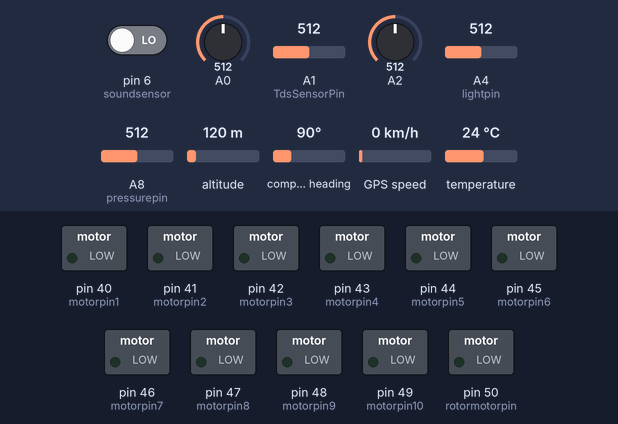
This sketch was run on a simulated Arduino Mega 2560, built with avr-gcc and run on an emulated ATmega2560. Shown: switched loads named in the sketch (green lamp = pin HIGH). Inputs (shaded band) come from the test bench; at power-on: temperature 24 °C, A0 = 512, pin 6 (soundsensor) LOW, A1 (TdsSensorPin) = 512, A2 = 512, A4 (lightpin) = 512, A8 (pressurepin) = 512, altitude 120 m, compass heading 90°, GPS speed 0 km/h. Storage starts empty; the GPS gets a fix after 3 s at 37.7749, -122.4194 with 8 satellites.

Above: at 21.9 s.
22.0 s: temperature set to 14.7 °C
27.5 s: temperature set to 13.3 °C
At 33.4 s:
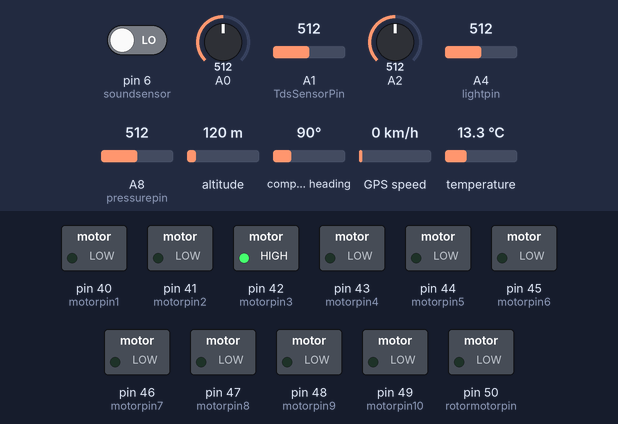
At 48.5 s:
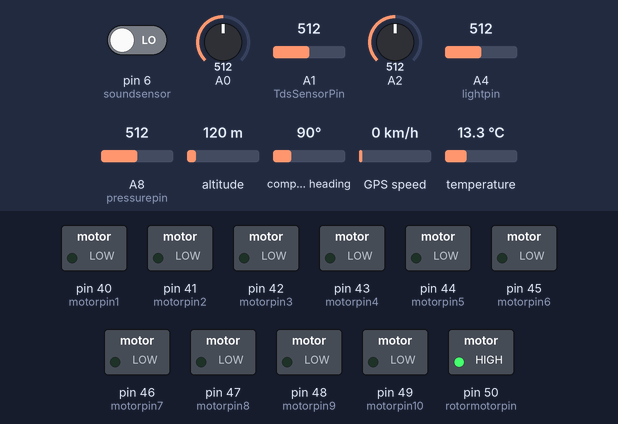
48.8 s: A0 set to 534
53.8 s: A0 set to 559
At 60.0 s:
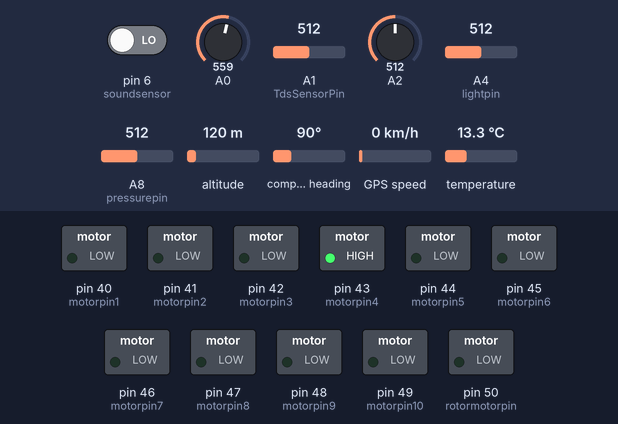
Timing chart, 0 to 77.6 s (numbered marks = the images above; inputs shaded):
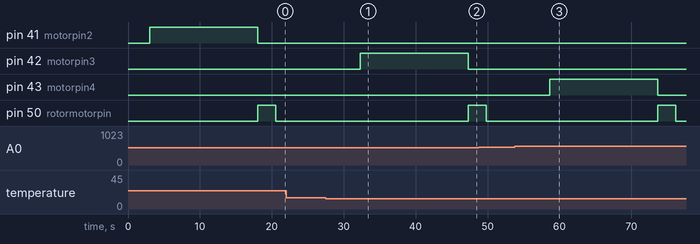

Measured:
- the behaviour switches between 14 and 13.9 °C on temperature (found by bisection; images 0 and 1)
- the behaviour switches between 547 and 548 on A0 (found by bisection; images 2 and 3)
- after the input at 22.0 s, every drawn part: stays the same
- after the input at 27.5 s, pin 42 (motorpin3): LOW → HIGH after 4.8 s, → LOW 15.0 s later; pin 50 (rotormotorpin): LOW → HIGH after 19.8 s
- after the input at 53.8 s, pin 43 (motorpin4): LOW → HIGH after 4.8 s, → LOW 15.0 s later; pin 50 (rotormotorpin): LOW → HIGH after 19.8 s, → LOW 2.5 s later

The sketch:

CombinedCode.ino
```cpp
#include <EEPROM.h>
#include <Arduino.h>
#include <Wire.h>
#include "GravityTDS.h"
#include <OneWire.h>
#include <DallasTemperature.h>
#include <SD.h>
#include <SPI.h>
#include <Adafruit_GPS.h>
#include <SoftwareSerial.h>

#define ONE_WIRE_BUS 2
#define TdsSensorPin A1
GravityTDS gravityTds;

float significantchangeid;

unsigned char data[4]={};
char g;

float tempC;
float temperature = tempC,tdsValue = 0;
float Ec;
float calibration_value = 21.34;
int phval = 0;
unsigned long int avgval;
int buffer_arr[10],temp;

int pressurepin = A8;
int soundsensor = 6;

bool significantchange = false;

const float temp_threshold = 10;
const float tds_threshold = 50;
const float ph_threshold = 1;
const float turbidity_threshold = 50;

float prevTemp = 0;
float prevTds = 0;
float prevPh = 0;
float prevTurbidity = 0;

float distance;
float tempchange = 0;
float tdschange = 0;
float phchange = 0;
float turbiditychange = 0;

const int motorpin1 = 40;
const int motorpin2 = 41;
const int motorpin3 = 42;
const int motorpin4 = 43;
const int motorpin5 = 44;
const int motorpin6 = 45;
const int motorpin7 = 46;
const int motorpin8 = 47;
const int motorpin9 = 48;
const int motorpin10 = 49;
const int rotormotorpin = 50;

const int lightpin = A4;

char logreason;

int chipSelect= 53;
File mySensorData;

SoftwareSerial mySerial2(11,10); // RX, TX
SoftwareSerial mySerial(3, 2);
Adafruit_GPS GPS(&mySerial);

OneWire oneWire(ONE_WIRE_BUS);

DallasTemperature sensors(&oneWire);

void setup() {
  gravityTds.setPin(TdsSensorPin);
  gravityTds.setAref(5.0);
  gravityTds.setAdcRange(1024);
  gravityTds.begin();
  pinMode(10,OUTPUT);
  SD.begin(chipSelect);
  pinMode(soundsensor, INPUT);
  sensors.begin();
  pinMode(motorpin1, OUTPUT);
  pinMode(motorpin2, OUTPUT);
  pinMode(motorpin3, OUTPUT);
  pinMode(motorpin4, OUTPUT);
  pinMode(motorpin5, OUTPUT);
  pinMode(motorpin6, OUTPUT);
  pinMode(motorpin7, OUTPUT);
  pinMode(motorpin8, OUTPUT);
  pinMode(motorpin9, OUTPUT);
  pinMode(motorpin10, OUTPUT);
  pinMode(rotormotorpin, OUTPUT);
  significantchangeid = 1;
  GPS.sendCommand(PMTK_SET_NMEA_OUTPUT_RMCGGA);
  GPS.sendCommand(PMTK_SET_NMEA_UPDATE_1HZ);
}

void loop() {
  int light = analogRead(lightpin);
  int pressuresensorValue = analogRead(pressurepin);
  float voltage = pressuresensorValue * (5.0 / 1023.0);
  float baselinevoltage = 0;
  float pressure = (voltage - baselinevoltage) * (100/ 4.5 - baselinevoltage);
  for(int a=0;a<4;a++){
       data[a]=mySerial2.read();
  }
  while(mySerial2.read()==0xff);
    mySerial2.flush();
    if(data[0]==0xff){
      int sum;
      sum=(data[0]+data[1]+data[2])&0x00FF;
      if(sum==data[3]){
        distance=(data[1]<<8)+data[2];
        distance=distance / 10;
      }
    }
  mySensorData = SD.open("test.txt",FILE_WRITE);
  gravityTds.setTemperature(temperature);
  gravityTds.update();
  tdsValue = gravityTds.getTdsValue();
  Ec = (tdsValue * 2)/ 1000;
  for(int b=0;b<10;b++){
    buffer_arr[b]=analogRead(A0);
  }
  for(int c=0;c<9;c++){
    for(int d=d+1;d<10;d++){
      if(buffer_arr[c]>buffer_arr[d]){
      temp=buffer_arr[c];
      buffer_arr[c]=buffer_arr[d];
      buffer_arr[d]=temp;
      }
    }
  }
  avgval=0;
  for(int e=2;e<8;e++){
    avgval+=buffer_arr[e];
  }
  float volt=(float)avgval*5.0/1024/6;
  float ph_act = -5.70 * volt + calibration_value;
  sensors.requestTemperatures();
  float tempC = sensors.getTempCByIndex(0);
  float tempF = sensors.getTempFByIndex(0);
  int sensorValue = analogRead(A2);
  int turbidity =map(sensorValue,0,700,100,0);
  int data = digitalRead(soundsensor);
  if(mySensorData){
    mySensorData.println("1");
    mySensorData.print(tdsValue,0);
    mySensorData.println(",");
    mySensorData.print(ph_act);
    mySensorData.println(",");
    mySensorData.print(tempC);
    mySensorData.println(",");
    mySensorData.print(tempF);
    mySensorData.println(",");
    mySensorData.print(turbidity);
    mySensorData.println(",");
    mySensorData.print(Ec);
    mySensorData.print("Distance from riverbed : ");
    mySensorData.print(distance);
    mySensorData.print("cm");
    mySensorData.print("Sound (decibels)");
    mySensorData.print(data);
    mySensorData.print("Pressure : ");
    mySensorData.print(pressure);
    mySensorData.print("Light : ");
    mySensorData.print(light);
    clearGPS();
    while (!GPS.newNMEAreceived()) {
      g = GPS.read();
    }
    GPS.parse(GPS.lastNMEA());
    mySensorData.print("Time: ");
    mySensorData.print(GPS.hour, DEC);
    mySensorData.print(':');
    mySensorData.print(GPS.minute, DEC);
    mySensorData.print(':');
    mySensorData.print(GPS.seconds, DEC);
    mySensorData.print('.');
    mySensorData.println(GPS.milliseconds);
    mySensorData.print("Date: ");
    mySensorData.print(GPS.day, DEC);
    mySensorData.print('/');
    mySensorData.print(GPS.month, DEC);
    mySensorData.print("/20");
    mySensorData.println(GPS.year, DEC);
    mySensorData.print("Fix: ");
    mySensorData.print(GPS.fix);
    mySensorData.print(" quality: ");
    mySensorData.println(GPS.fixquality);
    mySensorData.print("Satellites: ");
    mySensorData.println(GPS.satellites);
    if (GPS.fix) {
      mySensorData.print("Location: ");
      mySensorData.print(GPS.latitude, 4);
      mySensorData.print(GPS.lat);
      mySensorData.print(", ");
      mySensorData.print(GPS.longitude, 4);
      mySensorData.println(GPS.lon);
      mySensorData.print("Google Maps location: ");
      mySensorData.print(GPS.latitudeDegrees, 4);
      mySensorData.print(", ");
      mySensorData.println(GPS.longitudeDegrees, 4);
      mySensorData.print("Speed (knots): ");
      mySensorData.println(GPS.speed);
      mySensorData.print("Heading: ");
      mySensorData.println(GPS.angle);
      mySensorData.print("Altitude: ");
      mySensorData.println(GPS.altitude);
    }
    mySensorData.println("-------------------------------------");

  tempchange = tempC - prevTemp;
  tdschange = tdsValue - prevTds;
  phchange = ph_act - prevPh;
  turbiditychange = turbidity - prevTurbidity;
  if (abs(tempchange) > temp_threshold){
    logreason = "Temperature";
    significantchange = true;
  }
  if (abs(tdschange) > tds_threshold){
    logreason = "TDS";
    significantchange = true;
  }
  if (abs(phchange) > ph_threshold){
    logreason = "PH";
    significantchange = true;
  }
  if (abs(turbiditychange) > turbidity_threshold){
    logreason = "Turbidity";
    significantchange = true;
  }
  if (significantchange){
    for (int f=1; f<11; f++){
      if (significantchangeid == f){
        significantchange = false;
        digitalWrite(motorpin1 + f, HIGH);
        delay(15000);
        mySensorData.println("Significant change, ");
        mySensorData.println("id : -");
        mySensorData.print(significantchangeid);
        mySensorData.print("reason : ");
        mySensorData.print(logreason);
        mySensorData.print("Change : ");
        if (logreason == "Temperature"){
          mySensorData.print(tempchange);
          mySensorData.print("Previous : ");
          mySensorData.print(prevTemp);
          mySensorData.print("New : ");
          mySensorData.print(tempC);
        }
        if (logreason == "TDS"){
          mySensorData.print(tdschange);
          mySensorData.print("Previous : ");
          mySensorData.print(prevTds);
          mySensorData.print("New : ");
          mySensorData.print(tdsValue);
        }
        if (logreason == "PH"){
          mySensorData.print(phchange);
          mySensorData.print("Previous : ");
          mySensorData.print(prevPh);
          mySensorData.print("New : ");
          mySensorData.print(ph_act);
        }
        if (logreason == "Turbidity"){
          mySensorData.print(turbiditychange);
          mySensorData.print("Previous : ");
          mySensorData.print(prevTurbidity);
          mySensorData.print("New : ");
          mySensorData.print(turbidity);
        }
        mySensorData.print("Sample id: ");
        mySensorData.print(significantchangeid);
        digitalWrite(motorpin1 + f, LOW);
        significantchangeid = significantchangeid + 1;
        digitalWrite(rotormotorpin, HIGH);
        delay(2500);
        digitalWrite(rotormotorpin, LOW);
        prevTemp = tempC;
        prevTds = tdsValue;
        prevPh = ph_act;
        prevTurbidity = turbidity;
        break;
      }
    }
    if (significantchangeid == 11){
      significantchange = false;
    }
    else {
      mySensorData.print("ERROR 404 : Autonomous Sampling error.");
    }
  }
}
delay(10);
}

void clearGPS() {
  while (!GPS.newNMEAreceived()) {
    g = GPS.read();
  }
  GPS.parse(GPS.lastNMEA());

  while (!GPS.newNMEAreceived()) {
    g = GPS.read();
  }
  GPS.parse(GPS.lastNMEA());
}
```
